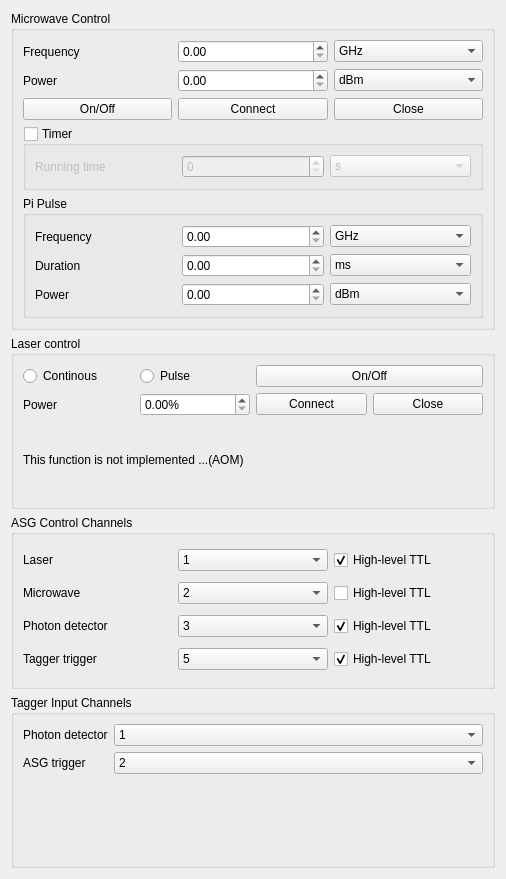
       <widget class="QWidget" name="pageGeneric">
        <property name="geometry">
         <rect>
          <x>0</x>
          <y>0</y>
          <width>506</width>
          <height>879</height>
         </rect>
        </property>
        <attribute name="label">
         <string>Generic Configuration</string>
        </attribute>
        <layout class="QGridLayout" name="gridLayout_12">
         <item row="0" column="0">
          <widget class="QGroupBox" name="groupBoxMicrowaveControl">
           <property name="title">
            <string>Microwave Control</string>
           </property>
           <layout class="QVBoxLayout" name="verticalLayout_7">
            <item>
             <layout class="QHBoxLayout" name="horizontalLayout_6">
              <item>
               <widget class="QLabel" name="labelMicrowaveFrequency">
                <property name="text">
                 <string>Frequency</string>
                </property>
               </widget>
              </item>
              <item>
               <widget class="QDoubleSpinBox" name="doubleSpinBoxMicrowaveFrequency"/>
              </item>
              <item>
               <widget class="QComboBox" name="comboBoxMicrowaveFrequencyUnit">
                <item>
                 <property name="text">
                  <string>GHz</string>
                 </property>
                </item>
                <item>
                 <property name="text">
                  <string>MHz</string>
                 </property>
                </item>
                <item>
                 <property name="text">
                  <string>KHz</string>
                 </property>
                </item>
                <item>
                 <property name="text">
                  <string>Hz</string>
                 </property>
                </item>
               </widget>
              </item>
             </layout>
            </item>
            <item>
             <layout class="QHBoxLayout" name="horizontalLayout_7">
              <item>
               <widget class="QLabel" name="labelMicrowavePower">
                <property name="text">
                 <string>Power</string>
                </property>
               </widget>
              </item>
              <item>
               <widget class="QDoubleSpinBox" name="doubleSpinBoxMicrowavePower"/>
              </item>
              <item>
               <widget class="QComboBox" name="comboBoxMicrowavePowerUnit">
                <item>
                 <property name="text">
                  <string>dBm</string>
                 </property>
                </item>
                <item>
                 <property name="text">
                  <string>mW</string>
                 </property>
                </item>
               </widget>
              </item>
             </layout>
            </item>
            <item>
             <layout class="QHBoxLayout" name="horizontalLayout_21">
              <item>
               <widget class="QPushButton" name="pushButtonMicrowaveOnOff">
                <property name="sizePolicy">
                 <sizepolicy hsizetype="Minimum" vsizetype="Minimum">
                  <horstretch>0</horstretch>
                  <verstretch>0</verstretch>
                 </sizepolicy>
                </property>
                <property name="text">
                 <string>On/Off</string>
                </property>
                <property name="checkable">
                 <bool>true</bool>
                </property>
               </widget>
              </item>
              <item>
               <widget class="QPushButton" name="pushButtonMicrowaveConnect">
                <property name="text">
                 <string>Connect</string>
                </property>
               </widget>
              </item>
              <item>
               <widget class="QPushButton" name="pushButtonMicrowaveClose">
                <property name="text">
                 <string>Close</string>
                </property>
               </widget>
              </item>
             </layout>
            </item>
            <item>
             <widget class="QGroupBox" name="groupBox_2">
              <property name="title">
               <string>Timer</string>
              </property>
              <property name="checkable">
               <bool>true</bool>
              </property>
              <property name="checked">
               <bool>false</bool>
              </property>
              <layout class="QHBoxLayout" name="horizontalLayout_4">
               <item>
                <widget class="QLabel" name="labelMicrowaveTimer">
                 <property name="text">
                  <string>Running time</string>
                 </property>
                </widget>
               </item>
               <item>
                <widget class="QSpinBox" name="spinBoxMicrowaveTimerTime"/>
               </item>
               <item>
                <widget class="QComboBox" name="comboBoxMicrowaveTimerTimeUnit">
                 <item>
                  <property name="text">
                   <string>s</string>
                  </property>
                 </item>
                 <item>
                  <property name="text">
                   <string>ms</string>
                  </property>
                 </item>
                 <item>
                  <property name="text">
                   <string>us</string>
                  </property>
                 </item>
                </widget>
               </item>
              </layout>
             </widget>
            </item>
            <item>
             <widget class="QGroupBox" name="groupBoxMicrowavePiPulse">
              <property name="title">
               <string>Pi Pulse</string>
              </property>
              <layout class="QVBoxLayout" name="verticalLayout_8">
               <item>
                <layout class="QHBoxLayout" name="horizontalLayout_5">
                 <item>
                  <widget class="QLabel" name="labelMicrowavePiPulsePiPulseFrequency">
                   <property name="text">
                    <string>Frequency</string>
                   </property>
                  </widget>
                 </item>
                 <item>
                  <widget class="QDoubleSpinBox" name="doubleSpinBoxMicrowavePiPulseFrequency"/>
                 </item>
                 <item>
                  <widget class="QComboBox" name="comboBoxMicrowavePiPulseFrequencyUnit">
                   <item>
                    <property name="text">
                     <string>GHz</string>
                    </property>
                   </item>
                   <item>
                    <property name="text">
                     <string>MHz</string>
                    </property>
                   </item>
                   <item>
                    <property name="text">
                     <string>KHz</string>
                    </property>
                   </item>
                   <item>
                    <property name="text">
                     <string>Hz</string>
                    </property>
                   </item>
                  </widget>
                 </item>
                </layout>
               </item>
               <item>
                <layout class="QHBoxLayout" name="horizontalLayout_20">
                 <item>
                  <widget class="QLabel" name="labelMicrowavePiPulseDuration">
                   <property name="text">
                    <string>Duration</string>
                   </property>
                  </widget>
                 </item>
                 <item>
                  <widget class="QDoubleSpinBox" name="doubleSpinBoxMicrowavePiPulseDuration"/>
                 </item>
                 <item>
                  <widget class="QComboBox" name="comboBoxMicrowavePiPulseDurationUnit">
                   <item>
                    <property name="text">
                     <string>ms</string>
                    </property>
                   </item>
                   <item>
                    <property name="text">
                     <string>us</string>
                    </property>
                   </item>
                   <item>
                    <property name="text">
                     <string>ns</string>
                    </property>
                   </item>
                  </widget>
                 </item>
                </layout>
               </item>
               <item>
                <layout class="QHBoxLayout" name="horizontalLayout_19">
                 <item>
                  <widget class="QLabel" name="labelMicrowavePiPulsePower">
                   <property name="text">
                    <string>Power</string>
                   </property>
                  </widget>
                 </item>
                 <item>
                  <widget class="QDoubleSpinBox" name="doubleSpinBoxMicrowavePiPulsePower"/>
                 </item>
                 <item>
                  <widget class="QComboBox" name="comboBoxMicrowavePiPulsePowerUnit">
                   <item>
                    <property name="text">
                     <string>dBm</string>
                    </property>
                   </item>
                   <item>
                    <property name="text">
                     <string>mW</string>
                    </property>
                   </item>
                  </widget>
                 </item>
                </layout>
               </item>
              </layout>
             </widget>
            </item>
           </layout>
          </widget>
         </item>
         <item row="1" column="0">
          <widget class="QGroupBox" name="groupBoxLaserControl">
           <property name="title">
            <string>Laser control</string>
           </property>
           <layout class="QVBoxLayout" name="verticalLayout_2">
            <item>
             <layout class="QGridLayout" name="gridLayout_7">
              <item row="0" column="0">
               <widget class="QRadioButton" name="radioButtonLaserCW">
                <property name="text">
                 <string>Continous</string>
                </property>
               </widget>
              </item>
              <item row="0" column="1">
               <widget class="QRadioButton" name="radioButtonLaserPulse">
                <property name="text">
                 <string>Pulse</string>
                </property>
               </widget>
              </item>
              <item row="0" column="2" colspan="2">
               <widget class="QPushButton" name="pushButtonLaserOnOff">
                <property name="sizePolicy">
                 <sizepolicy hsizetype="Minimum" vsizetype="Minimum">
                  <horstretch>0</horstretch>
                  <verstretch>0</verstretch>
                 </sizepolicy>
                </property>
                <property name="text">
                 <string>On/Off</string>
                </property>
                <property name="checkable">
                 <bool>true</bool>
                </property>
               </widget>
              </item>
              <item row="1" column="0">
               <widget class="QLabel" name="labelLaserPower">
                <property name="text">
                 <string>Power</string>
                </property>
               </widget>
              </item>
              <item row="1" column="1">
               <widget class="QDoubleSpinBox" name="doubleSpinBoxLaserPower">
                <property name="suffix">
                 <string>%</string>
                </property>
               </widget>
              </item>
              <item row="1" column="2">
               <widget class="QPushButton" name="pushButtonLaserConnect">
                <property name="text">
                 <string>Connect</string>
                </property>
               </widget>
              </item>
              <item row="1" column="3">
               <widget class="QPushButton" name="pushButtonLaserClose">
                <property name="text">
                 <string>Close</string>
                </property>
               </widget>
              </item>
             </layout>
            </item>
            <item>
             <widget class="QLabel" name="label_2">
              <property name="text">
               <string>This function is not implemented ...(AOM)</string>
              </property>
             </widget>
            </item>
           </layout>
          </widget>
         </item>
         <item row="2" column="0">
          <widget class="QGroupBox" name="groupBoxASGChannels">
           <property name="title">
            <string>ASG Control Channels</string>
           </property>
           <layout class="QGridLayout" name="gridLayout_18">
            <item row="0" column="0">
             <widget class="QLabel" name="labelHistType">
              <property name="text">
               <string>Laser</string>
              </property>
             </widget>
            </item>
            <item row="0" column="1">
             <widget class="QComboBox" name="comboBoxASGLaser">
              <item>
               <property name="text">
                <string>1</string>
               </property>
              </item>
              <item>
               <property name="text">
                <string>2</string>
               </property>
              </item>
              <item>
               <property name="text">
                <string>3</string>
               </property>
              </item>
              <item>
               <property name="text">
                <string>4</string>
               </property>
              </item>
              <item>
               <property name="text">
                <string>5</string>
               </property>
              </item>
              <item>
               <property name="text">
                <string>6</string>
               </property>
              </item>
              <item>
               <property name="text">
                <string>7</string>
               </property>
              </item>
              <item>
               <property name="text">
                <string>8</string>
               </property>
              </item>
             </widget>
            </item>
            <item row="0" column="2">
             <widget class="QCheckBox" name="checkBoxASGLaserTTL">
              <property name="text">
               <string>High-level TTL </string>
              </property>
              <property name="checked">
               <bool>true</bool>
              </property>
             </widget>
            </item>
            <item row="1" column="0">
             <widget class="QLabel" name="labelSplit">
              <property name="text">
               <string>Microwave</string>
              </property>
             </widget>
            </item>
            <item row="1" column="1">
             <widget class="QComboBox" name="comboBoxASGMicrowave">
              <property name="currentText">
               <string>2</string>
              </property>
              <property name="currentIndex">
               <number>1</number>
              </property>
              <item>
               <property name="text">
                <string>1</string>
               </property>
              </item>
              <item>
               <property name="text">
                <string>2</string>
               </property>
              </item>
              <item>
               <property name="text">
                <string>3</string>
               </property>
              </item>
              <item>
               <property name="text">
                <string>4</string>
               </property>
              </item>
              <item>
               <property name="text">
                <string>5</string>
               </property>
              </item>
              <item>
               <property name="text">
                <string>6</string>
               </property>
              </item>
              <item>
               <property name="text">
                <string>7</string>
               </property>
              </item>
              <item>
               <property name="text">
                <string>8</string>
               </property>
              </item>
             </widget>
            </item>
            <item row="1" column="2">
             <widget class="QCheckBox" name="checkBoxASGMicrowaveTTL">
              <property name="text">
               <string>High-level TTL </string>
              </property>
             </widget>
            </item>
            <item row="2" column="0">
             <widget class="QLabel" name="label_11">
              <property name="text">
               <string>Photon detector</string>
              </property>
             </widget>
            </item>
            <item row="2" column="1">
             <widget class="QComboBox" name="comboBoxASGAPD">
              <property name="currentIndex">
               <number>2</number>
              </property>
              <item>
               <property name="text">
                <string>1</string>
               </property>
              </item>
              <item>
               <property name="text">
                <string>2</string>
               </property>
              </item>
              <item>
               <property name="text">
                <string>3</string>
               </property>
              </item>
              <item>
               <property name="text">
                <string>4</string>
               </property>
              </item>
              <item>
               <property name="text">
                <string>5</string>
               </property>
              </item>
              <item>
               <property name="text">
                <string>6</string>
               </property>
              </item>
              <item>
               <property name="text">
                <string>7</string>
               </property>
              </item>
              <item>
               <property name="text">
                <string>8</string>
               </property>
              </item>
             </widget>
            </item>
            <item row="2" column="2">
             <widget class="QCheckBox" name="checkBoxASGAPDTTL">
              <property name="text">
               <string>High-level TTL </string>
              </property>
              <property name="checked">
               <bool>true</bool>
              </property>
             </widget>
            </item>
            <item row="3" column="0">
             <widget class="QLabel" name="label_12">
              <property name="text">
               <string>Tagger trigger</string>
              </property>
             </widget>
            </item>
            <item row="3" column="1">
             <widget class="QComboBox" name="comboBoxASGTagger">
              <property name="currentIndex">
               <number>4</number>
              </property>
              <item>
               <property name="text">
                <string>1</string>
               </property>
              </item>
              <item>
               <property name="text">
                <string>2</string>
               </property>
              </item>
              <item>
               <property name="text">
                <string>3</string>
               </property>
              </item>
              <item>
               <property name="text">
                <string>4</string>
               </property>
              </item>
              <item>
               <property name="text">
                <string>5</string>
               </property>
              </item>
              <item>
               <property name="text">
                <string>6</string>
               </property>
              </item>
              <item>
               <property name="text">
                <string>7</string>
               </property>
              </item>
              <item>
               <property name="text">
                <string>8</string>
               </property>
              </item>
             </widget>
            </item>
            <item row="3" column="2">
             <widget class="QCheckBox" name="checkBoxASGTaggerTTL">
              <property name="text">
               <string>High-level TTL </string>
              </property>
              <property name="checked">
               <bool>true</bool>
              </property>
             </widget>
            </item>
           </layout>
          </widget>
         </item>
         <item row="3" column="0">
          <widget class="QGroupBox" name="groupBoxTaggerChannels">
           <property name="title">
            <string>Tagger Input Channels</string>
           </property>
           <layout class="QFormLayout" name="formLayout_3">
            <item row="0" column="0">
             <widget class="QLabel" name="label_14">
              <property name="text">
               <string>Photon detector</string>
              </property>
             </widget>
            </item>
            <item row="0" column="1">
             <widget class="QComboBox" name="comboBoxTaggerAPD">
              <item>
               <property name="text">
                <string>1</string>
               </property>
              </item>
              <item>
               <property name="text">
                <string>2</string>
               </property>
              </item>
              <item>
               <property name="text">
                <string>3</string>
               </property>
              </item>
              <item>
               <property name="text">
                <string>4</string>
               </property>
              </item>
              <item>
               <property name="text">
                <string>5</string>
               </property>
              </item>
              <item>
               <property name="text">
                <string>6</string>
               </property>
              </item>
              <item>
               <property name="text">
                <string>7</string>
               </property>
              </item>
              <item>
               <property name="text">
                <string>8</string>
               </property>
              </item>
             </widget>
            </item>
            <item row="1" column="0">
             <widget class="QLabel" name="label_15">
              <property name="text">
               <string>ASG trigger</string>
              </property>
             </widget>
            </item>
            <item row="1" column="1">
             <widget class="QComboBox" name="comboBoxTaggerTrigger">
              <property name="currentText">
               <string>2</string>
              </property>
              <property name="currentIndex">
               <number>1</number>
              </property>
              <item>
               <property name="text">
                <string>1</string>
               </property>
              </item>
              <item>
               <property name="text">
                <string>2</string>
               </property>
              </item>
              <item>
               <property name="text">
                <string>3</string>
               </property>
              </item>
              <item>
               <property name="text">
                <string>4</string>
               </property>
              </item>
              <item>
               <property name="text">
                <string>5</string>
               </property>
              </item>
              <item>
               <property name="text">
                <string>6</string>
               </property>
              </item>
              <item>
               <property name="text">
                <string>7</string>
               </property>
              </item>
              <item>
               <property name="text">
                <string>8</string>
               </property>
              </item>
             </widget>
            </item>
           </layout>
          </widget>
         </item>
        </layout>
       </widget>
